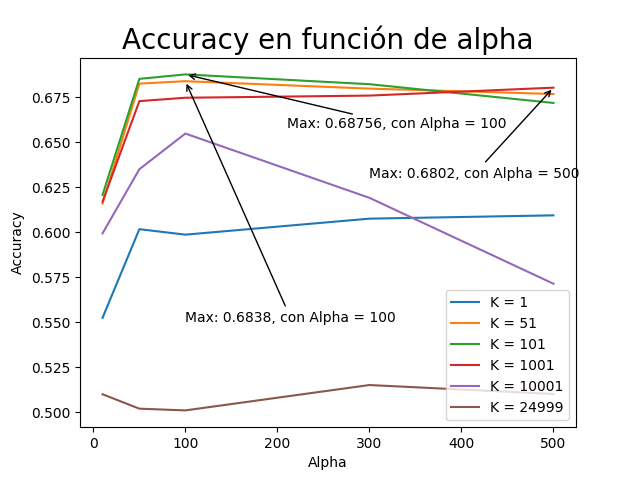

The script that saved this image:
import csv
import sys
import matplotlib.pyplot as plt
import os
from functools import reduce

get_real_label = {}
with open('../../datos/imdb_dataset.csv', 'r') as csvfile:
  spamreader = csv.DictReader(csvfile, delimiter=',')
  for row in spamreader:
    get_real_label[row['index']] = row['label']


def get_accuracy(path):
  with open(path, 'r') as csvfile:
    spamreader = csv.DictReader(csvfile, delimiter=',')

    tp = tn = ammount = 0.0
    for row in spamreader:
      label = get_real_label[row['id']]
      ammount+=1

      if (row['label'] == 'pos') and (label == 'pos'):
        tp+=1

      if (row['label'] == 'neg') and (label == 'neg'):
        tn+=1

    return (tp + tn) / ammount


path = '../../ejecucion/outputs/PCA/test-alpha/classif/'
results = []
for filename in os.listdir(path):
  k = int(filename[0:-4][8:].split('-')[0])
  alpha = int(filename[0:-4][8:].split('-')[1])
  accuracy = get_accuracy(path + filename)  
  results.append({'k':k, 'alpha':alpha, 'accuracy':accuracy})


## K = 51
plotA = []
for e in results:
  if e['k'] == 51:
    plotA.append((e['alpha'], e['accuracy']))

plotA.sort(key=lambda e: e[0])

## K = 101
plotB = []
for e in results:
  if e['k'] == 101:
    plotB.append((e['alpha'], e['accuracy']))

plotB.sort(key=lambda e: e[0])

## K = 1
plotC = []
for e in results:
  if e['k'] == 1:
    plotC.append((e['alpha'], e['accuracy']))

plotC.sort(key=lambda e: e[0])

## K = 1001
plotD = []
for e in results:
  if e['k'] == 1001:
    plotD.append((e['alpha'], e['accuracy']))

plotD.sort(key=lambda e: e[0])

## K = 10001
plotE = []
for e in results:
  if e['k'] == 10001:
    plotE.append((e['alpha'], e['accuracy']))

plotE.sort(key=lambda e: e[0])

## K = 24999
plotF = []
for e in results:
  if e['k'] == 24999:
    plotF.append((e['alpha'], e['accuracy']))

plotF.sort(key=lambda e: e[0])


plt.plot(*zip(*plotC), label='K = 1')

m = max(plotC, key=lambda e : e[1])

plt.plot(*zip(*plotA), label='K = 51')

m = max(plotA, key=lambda e : e[1])

plt.annotate('Max: ' + str(m[1]) + ', con Alpha = ' + str(m[0]), xy=(m[0], m[1]), xytext=(m[0], 0.55),
              arrowprops=dict(facecolor='red', arrowstyle='->'),
            )

plt.plot(*zip(*plotB), label='K = 101')

m = max(plotB, key=lambda e : e[1])

plt.annotate('Max: ' + str(m[1]) + ', con Alpha = ' + str(m[0]), xy=(m[0], m[1]), xytext=(m[0]+110, m[1]-0.03),
              arrowprops=dict(facecolor='red', arrowstyle='->'),
            )

plt.plot(*zip(*plotD), label='K = 1001')

m = max(plotD, key=lambda e : e[1])

plt.annotate('Max: ' + str(m[1]) + ', con Alpha = ' + str(m[0]), xy=(m[0], m[1]), xytext=(300, m[1]-0.05),
              arrowprops=dict(facecolor='red', arrowstyle='->'),
            )

plt.plot(*zip(*plotE), label='K = 10001')

plt.plot(*zip(*plotF), label='K = 24999')


plt.title('Accuracy en función de alpha', fontsize=20)
plt.ylabel('Accuracy')
plt.xlabel('Alpha')
plt.legend()
plt.savefig('graph_pca_accuracy.png')